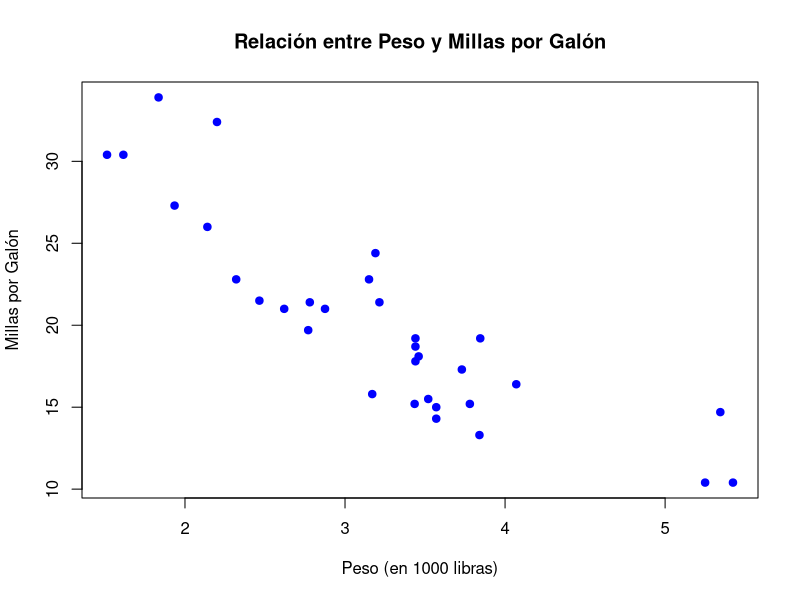
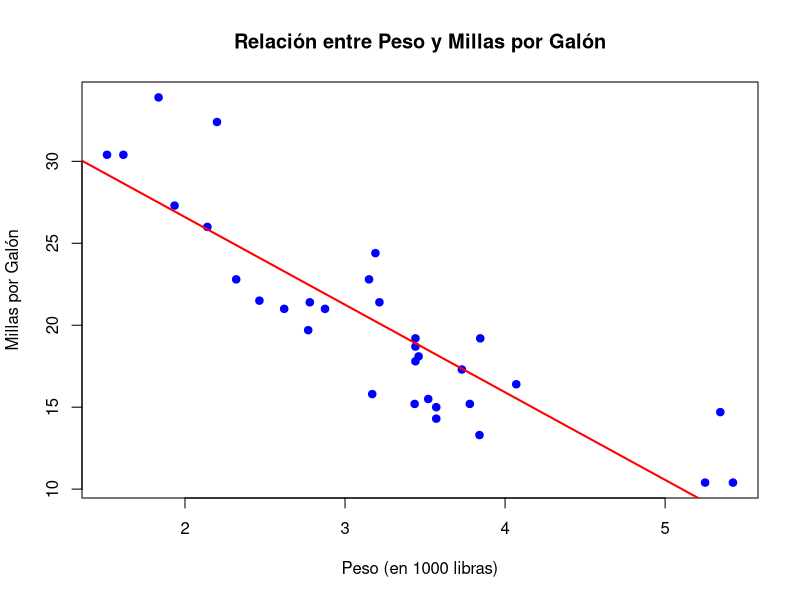
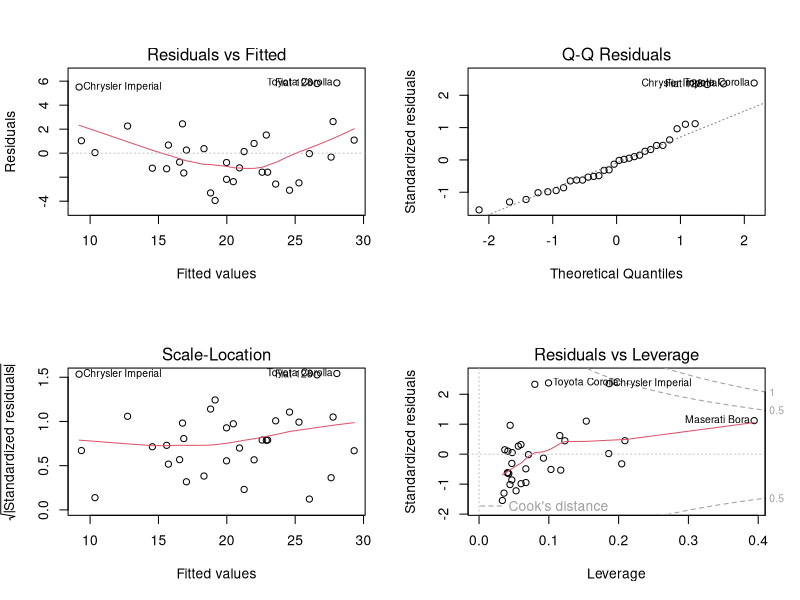

These charts were generated, in order, by the following R code:
## ---- chunk 1
# Cargar la base de datos mtcars
data(mtcars)

# Visualizar las primeras filas
head(mtcars)
## ---- chunk 2
# Gráfico de dispersión entre mpg y wt
plot(mtcars$wt, mtcars$mpg, 
     main = "Relación entre Peso y Millas por Galón", 
     xlab = "Peso (en 1000 libras)", 
     ylab = "Millas por Galón", 
     pch = 19, col = "blue")
## ---- chunk 3
# Ajustar el modelo de regresión lineal
modelo_simple <- lm(mpg ~ wt, data = mtcars)

# Mostrar el resumen del modelo
summary(modelo_simple)
## ---- chunk 4
# Crear el gráfico de dispersión entre 'wt' y 'mpg'
plot(mtcars$wt, mtcars$mpg, 
     main = "Relación entre Peso y Millas por Galón", 
     xlab = "Peso (en 1000 libras)", 
     ylab = "Millas por Galón", 
     pch = 19, col = "blue")

# Añadir la línea de regresión al gráfico
abline(modelo_simple, col = "red", lwd = 2)
## ---- chunk 5
# Ajustar el modelo de regresión lineal múltiple
modelo_multiple <- lm(mpg ~ wt + hp, data = mtcars)

# Mostrar el resumen del modelo
summary(modelo_multiple)
## ---- chunk 6
# Gráfico de residuos
par(mfrow = c(2, 2))
plot(modelo_multiple)
## ---- chunk 7
# Ajustar el modelo de regresión lineal simple
modelo_iris_simple <- lm(Sepal.Length ~ Petal.Length, data = iris)

# Mostrar el resumen del modelo
summary(modelo_iris_simple)
## ---- chunk 8


# Ajustar el modelo de regresión lineal múltiple
modelo_iris_multiple <- lm(mpg ~ wt + hp + qsec, data = mtcars)

# Mostrar el resumen del modelo
summary(modelo_iris_multiple)
